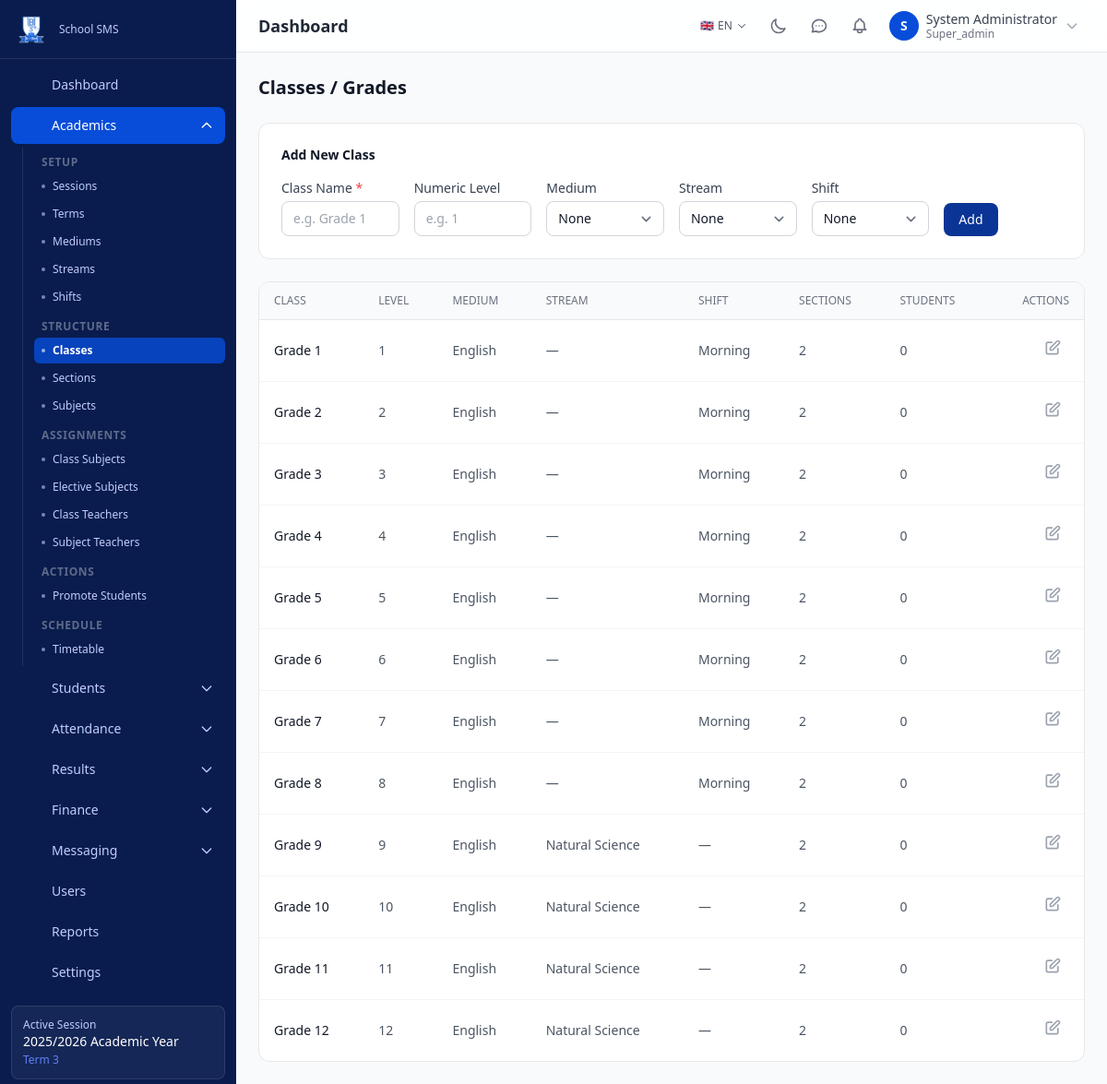
Screenshot of /academics/classes (signed in) with the database file from the repository.
### tables this page shows
CREATE TABLE IF NOT EXISTS `academic_sessions` (
    `id` BIGINT UNSIGNED NOT NULL AUTO_INCREMENT,
    `name` VARCHAR(100) NOT NULL,
    `slug` VARCHAR(100) NOT NULL,
    `start_date` DATE NOT NULL,
    `end_date` DATE NOT NULL,
    `is_active` TINYINT(1) NOT NULL DEFAULT 0,
    `created_at` DATETIME NOT NULL DEFAULT CURRENT_TIMESTAMP,
    `updated_at` DATETIME NOT NULL DEFAULT CURRENT_TIMESTAMP ON UPDATE CURRENT_TIMESTAMP,
    PRIMARY KEY (`id`),
    UNIQUE KEY `uk_sessions_slug` (`slug`),
    INDEX `idx_sessions_active` (`is_active`)
);

CREATE TABLE IF NOT EXISTS `terms` (
    `id` BIGINT UNSIGNED NOT NULL AUTO_INCREMENT,
    `session_id` BIGINT UNSIGNED NOT NULL,
    `name` VARCHAR(100) NOT NULL,
    `slug` VARCHAR(100) NOT NULL,
    `start_date` DATE NOT NULL,
    `end_date` DATE NOT NULL,
    `is_active` TINYINT(1) NOT NULL DEFAULT 0,
    `sort_order` INT UNSIGNED NOT NULL DEFAULT 0,
    `created_at` DATETIME NOT NULL DEFAULT CURRENT_TIMESTAMP,
    `updated_at` DATETIME NOT NULL DEFAULT CURRENT_TIMESTAMP ON UPDATE CURRENT_TIMESTAMP,
    PRIMARY KEY (`id`),
    UNIQUE KEY `uk_terms_session_slug` (`session_id`, `slug`),
    INDEX `idx_terms_active` (`is_active`),
    CONSTRAINT `fk_terms_session` FOREIGN KEY (`session_id`) REFERENCES `academic_sessions`(`id`) ON DELETE CASCADE
);

CREATE TABLE IF NOT EXISTS `classes` (
    `id` BIGINT UNSIGNED NOT NULL AUTO_INCREMENT,
    `name` VARCHAR(100) NOT NULL,
    `slug` VARCHAR(100) NOT NULL,
    `numeric_name` INT UNSIGNED DEFAULT NULL,
    `description` VARCHAR(255) DEFAULT NULL,
    `sort_order` INT UNSIGNED NOT NULL DEFAULT 0,
    `is_active` TINYINT(1) NOT NULL DEFAULT 1,
    `status` ENUM('active','inactive') NOT NULL DEFAULT 'active',
    `created_at` DATETIME NOT NULL DEFAULT CURRENT_TIMESTAMP,
    `updated_at` DATETIME NOT NULL DEFAULT CURRENT_TIMESTAMP ON UPDATE CURRENT_TIMESTAMP,
    PRIMARY KEY (`id`),
    UNIQUE KEY `uk_classes_slug` (`slug`)
);

CREATE TABLE IF NOT EXISTS `mediums` (
    `id` BIGINT UNSIGNED NOT NULL AUTO_INCREMENT,
    `name` VARCHAR(100) NOT NULL,
    `is_active` TINYINT(1) NOT NULL DEFAULT 1,
    `sort_order` INT UNSIGNED NOT NULL DEFAULT 0,
    `created_at` DATETIME NOT NULL DEFAULT CURRENT_TIMESTAMP,
    `updated_at` DATETIME NOT NULL DEFAULT CURRENT_TIMESTAMP ON UPDATE CURRENT_TIMESTAMP,
    PRIMARY KEY (`id`)
);

CREATE TABLE IF NOT EXISTS `shifts` (
    `id` BIGINT UNSIGNED NOT NULL AUTO_INCREMENT,
    `name` VARCHAR(100) NOT NULL,
    `start_time` TIME DEFAULT NULL,
    `end_time` TIME DEFAULT NULL,
    `is_active` TINYINT(1) NOT NULL DEFAULT 1,
    `sort_order` INT UNSIGNED NOT NULL DEFAULT 0,
    `created_at` DATETIME NOT NULL DEFAULT CURRENT_TIMESTAMP,
    `updated_at` DATETIME NOT NULL DEFAULT CURRENT_TIMESTAMP ON UPDATE CURRENT_TIMESTAMP,
    PRIMARY KEY (`id`)
);

CREATE TABLE IF NOT EXISTS `streams` (
    `id` BIGINT UNSIGNED NOT NULL AUTO_INCREMENT,
    `name` VARCHAR(100) NOT NULL,
    `description` VARCHAR(255) DEFAULT NULL,
    `is_active` TINYINT(1) NOT NULL DEFAULT 1,
    `sort_order` INT UNSIGNED NOT NULL DEFAULT 0,
    `created_at` DATETIME NOT NULL DEFAULT CURRENT_TIMESTAMP,
    `updated_at` DATETIME NOT NULL DEFAULT CURRENT_TIMESTAMP ON UPDATE CURRENT_TIMESTAMP,
    PRIMARY KEY (`id`)
);

### modules/academics/views/classes.php (the view, shortened to what the rows shown need)
<?php
$classes = db_fetch_all("
    SELECT c.*,
           m.name AS medium_name,
           str.name AS stream_name,
           sh.name AS shift_name,
           (SELECT COUNT(*) FROM sections WHERE class_id = c.id) AS section_count,
           (SELECT COUNT(*) FROM enrollments e WHERE e.class_id = c.id AND e.status = 'active') AS student_count
    FROM classes c
    LEFT JOIN mediums m ON m.id = c.medium_id
    LEFT JOIN streams str ON str.id = c.stream_id
    LEFT JOIN shifts sh ON sh.id = c.shift_id
    ORDER BY c.sort_order ASC, c.name ASC
");
$editId  = input_int('edit');
$editing = $editId ? db_fetch_one("SELECT * FROM classes WHERE id = ?", [$editId]) : null;
?>
<div class="max-w-6xl mx-auto">
    <h1 class="text-xl font-bold text-gray-900 dark:text-dark-text mb-6">Classes / Grades</h1>
    <div class="bg-white dark:bg-dark-card rounded-xl border border-gray-200 dark:border-dark-border p-6 mb-6">
        <h2 class="text-sm font-semibold text-gray-900 dark:text-dark-text mb-4"><?= $editing ? 'Edit Class' : 'Add New Class' ?></h2>
    </div>
    <div class="bg-white dark:bg-dark-card rounded-xl border border-gray-200 dark:border-dark-border overflow-hidden">
      <div class="overflow-x-auto">
        <table class="w-full responsive-table">
            <thead class="bg-gray-50 dark:bg-dark-bg border-b">
                <tr>
                    <th class="px-4 py-3 text-left text-xs font-medium text-gray-500 dark:text-dark-muted uppercase">Class</th>
                    <th class="px-4 py-3 text-left text-xs font-medium text-gray-500 dark:text-dark-muted uppercase">Level</th>
                    <th class="px-4 py-3 text-left text-xs font-medium text-gray-500 dark:text-dark-muted uppercase">Medium</th>
                    <th class="px-4 py-3 text-left text-xs font-medium text-gray-500 dark:text-dark-muted uppercase">Stream</th>
                    <th class="px-4 py-3 text-left text-xs font-medium text-gray-500 dark:text-dark-muted uppercase">Shift</th>
                    <th class="px-4 py-3 text-left text-xs font-medium text-gray-500 dark:text-dark-muted uppercase">Sections</th>
                    <th class="px-4 py-3 text-left text-xs font-medium text-gray-500 dark:text-dark-muted uppercase">Students</th>
                    <th class="px-4 py-3 text-right text-xs font-medium text-gray-500 dark:text-dark-muted uppercase">Actions</th>
                </tr>
            </thead>
            <tbody class="divide-y divide-gray-100 dark:divide-dark-border">
                <?php foreach ($classes as $c): ?>
                    <tr class="hover:bg-gray-50 dark:bg-dark-bg">
                        <td data-label="Class" class="px-4 py-3 text-sm font-medium text-gray-900 dark:text-dark-text"><?= e($c['name']) ?></td>
                        <td data-label="Level" class="px-4 py-3 text-sm text-gray-600 dark:text-dark-muted"><?= $c['numeric_name'] ?? '—' ?></td>
                        <td data-label="Medium" class="px-4 py-3 text-sm text-gray-600 dark:text-dark-muted"><?= e($c['medium_name'] ?? '—') ?></td>
                        <td data-label="Stream" class="px-4 py-3 text-sm text-gray-600 dark:text-dark-muted"><?= e($c['stream_name'] ?? '—') ?></td>
                        <td data-label="Shift" class="px-4 py-3 text-sm text-gray-600 dark:text-dark-muted"><?= e($c['shift_name'] ?? '—') ?></td>
                        <td data-label="Sections" class="px-4 py-3 text-sm text-gray-600 dark:text-dark-muted"><?= $c['section_count'] ?></td>
                        <td data-label="Students" class="px-4 py-3 text-sm text-gray-600 dark:text-dark-muted"><?= $c['student_count'] ?></td>
                        <td data-label="Actions" class="px-4 py-3 text-right">
                            <a href="<?= url('academics', 'classes') ?>&edit=<?= $c['id'] ?>" class="p-2 text-gray-400 dark:text-gray-500 hover:text-yellow-600 rounded inline-block" title="Edit">
                                <svg class="w-5 h-5" fill="none" stroke="currentColor" viewBox="0 0 24 24"><path stroke-linecap="round" stroke-linejoin="round" stroke-width="2" d="M11 5H6a2 2 0 00-2 2v11a2 2 0 002 2h11a2 2 0 002-2v-5m-1.414-9.414a2 2 0 112.828 2.828L11.828 15H9v-2.828l8.586-8.586z"/></svg>
                            </a>
                        </td>
                    </tr>
                <?php endforeach; ?>
            </tbody>
        </table>
      </div>
    </div>
</div>
<?php
require APP_ROOT . '/templates/layout.php';

### templates/partials/sidebar.php (shortened to what the rows shown need)
<aside id="sidebar" class="fixed inset-y-0 left-0 z-40 w-64 bg-sidebar-bg dark:bg-gray-950 sidebar-transition transform -translate-x-full lg:translate-x-0 overflow-y-auto no-print">
    <?php $activeSession = get_active_session(); ?>
    <?php if ($activeSession): ?>
    <div class="mx-3 mb-4 p-3 rounded-lg bg-white/5 border border-white/10">
        <p class="text-xs text-sidebar-text">Active Session</p>
        <p class="text-sm text-white font-medium"><?= e($activeSession['name']) ?></p>
        <?php $activeTerm = get_active_term(); if ($activeTerm): ?>
        <p class="text-xs text-primary-400 mt-0.5"><?= e($activeTerm['name']) ?></p>
        <?php endif; ?>
    </div>
    <?php endif; ?>
</aside>

### rows the page displays
academic_sessions: name "2025/2026 Academic Year"
terms: name "Term 3"
classes: name "Grade 1", numeric_name "1", medium.name "English", stream_name "—", shift.name "Morning", section_count "2", student_count "0"
classes: name "Grade 2", numeric_name "2", medium.name "English", stream_name "—", shift.name "Morning", section_count "2", student_count "0"
classes: name "Grade 3", numeric_name "3", medium.name "English", stream_name "—", shift.name "Morning", section_count "2", student_count "0"
classes: name "Grade 4", numeric_name "4", medium.name "English", stream_name "—", shift.name "Morning", section_count "2", student_count "0"
classes: name "Grade 5", numeric_name "5", medium.name "English", stream_name "—", shift.name "Morning", section_count "2", student_count "0"
classes: name "Grade 6", numeric_name "6", medium.name "English", stream_name "—", shift.name "Morning", section_count "2", student_count "0"
classes: name "Grade 7", numeric_name "7", medium.name "English", stream_name "—", shift.name "Morning", section_count "2", student_count "0"
classes: name "Grade 8", numeric_name "8", medium.name "English", stream_name "—", shift.name "Morning", section_count "2", student_count "0"
classes: name "Grade 9", numeric_name "9", medium.name "English", stream.name "Natural Science", shift_name "—", section_count "2", student_count "0"
classes: name "Grade 10", numeric_name "10", medium.name "English", stream.name "Natural Science", shift_name "—", section_count "2", student_count "0"
classes: name "Grade 11", numeric_name "11", medium.name "English", stream.name "Natural Science", shift_name "—", section_count "2", student_count "0"
classes: name "Grade 12", numeric_name "12", medium.name "English", stream.name "Natural Science", shift_name "—", section_count "2", student_count "0"

### other values shown
$item['label'] "Dashboard"
$item['label'] "Academics"
$groupLabel "SETUP"
$child['label'] "Sessions"
$child['label'] "Terms"
$child['label'] "Mediums"
$child['label'] "Streams"
$child['label'] "Shifts"
$groupLabel "STRUCTURE"
$child['label'] "Classes"
$child['label'] "Sections"
$child['label'] "Subjects"
$groupLabel "ASSIGNMENTS"
$child['label'] "Class Subjects"
$child['label'] "Elective Subjects"
